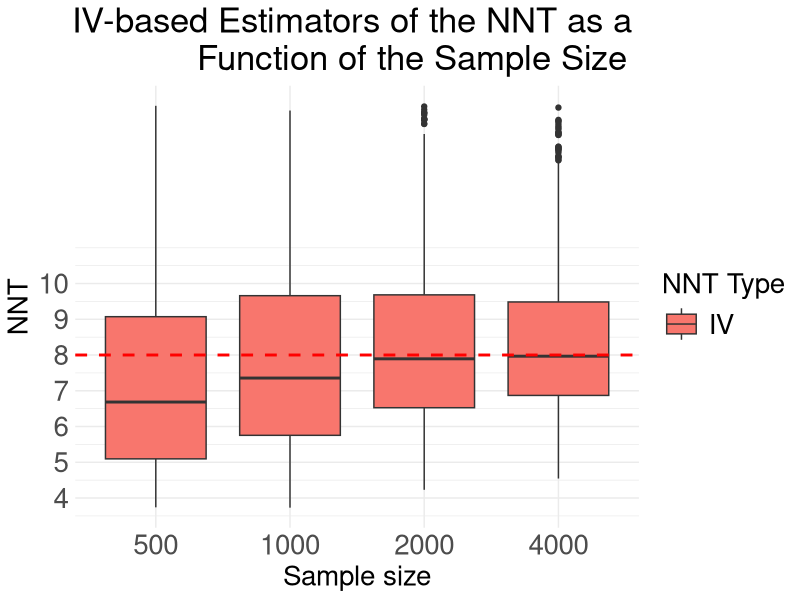
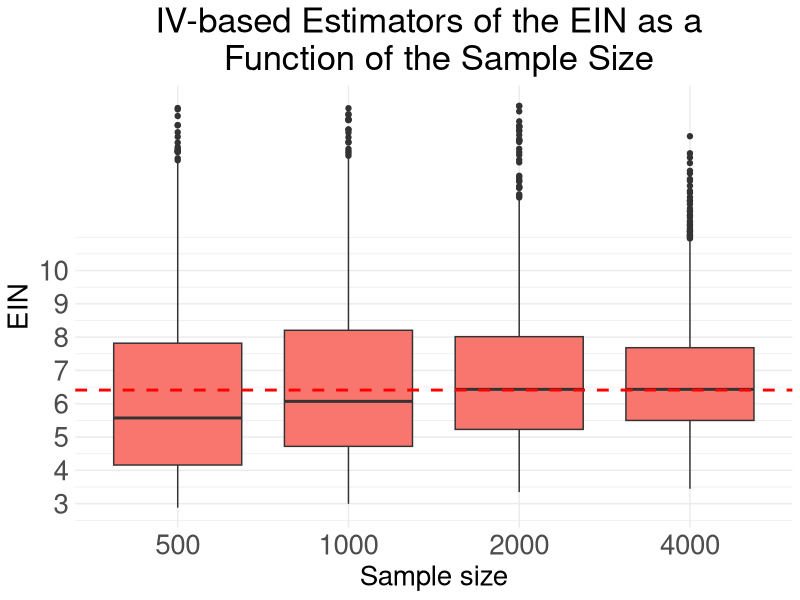
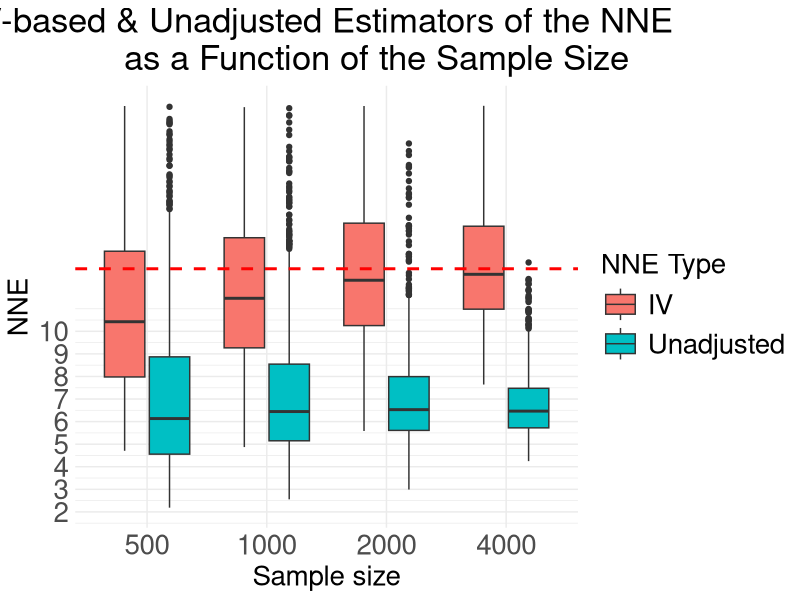
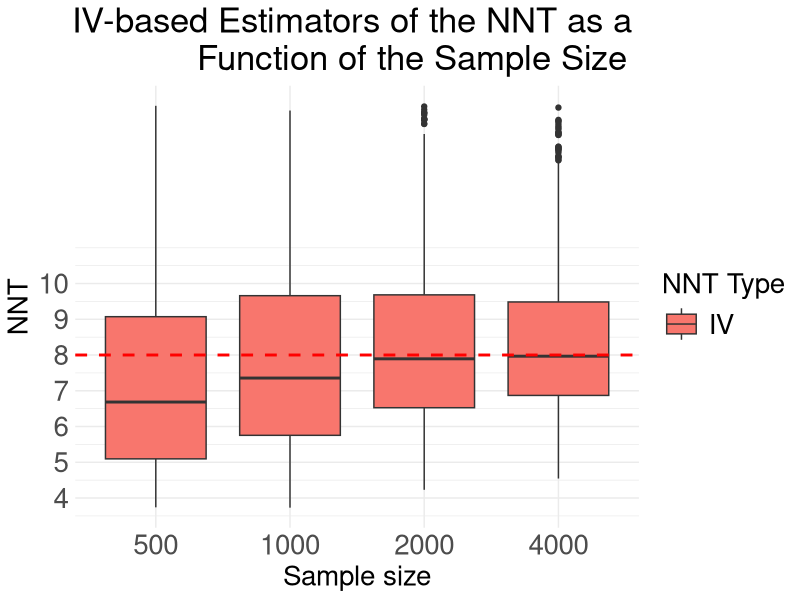
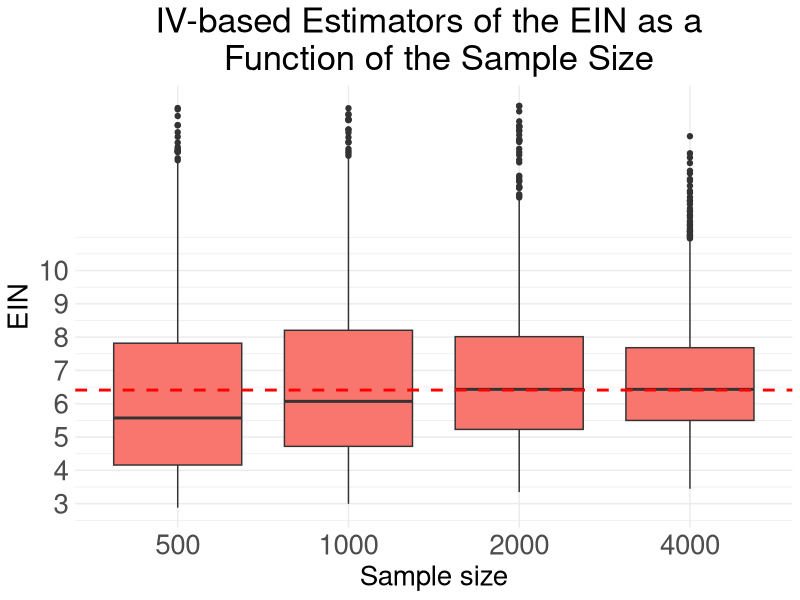
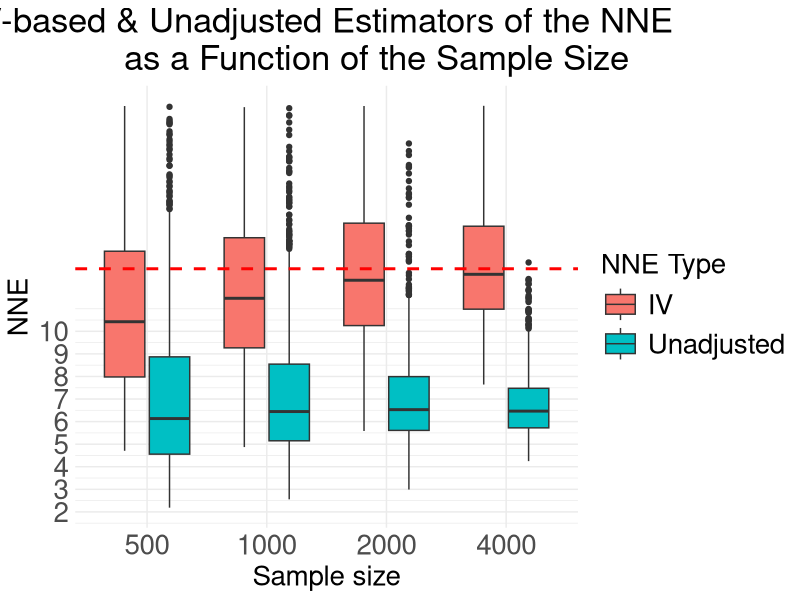

Source code (R) for these figures, in order:
###########################
##### BOXPLOTS LOGIT ######
###########################
#####################
##### BOTH NNTs #####
#####################
library(ggplot2)

### READING FROM FILE ###
bbb_both2 <- read.csv("NNTm1000_LOGIT_8.csv", header = T)

bbb_both2$NNT <- ifelse(bbb_both2$NNT > 15 | bbb_both2$NNT < 1, NA, bbb_both2$NNT)
bbb_both2 <- bbb_both2[bbb_both2$TYPE == "IV",]
  
ggplot(data = bbb_both2, 
       aes(x = factor(n), y = NNT, fill = factor(TYPE))) + 
  geom_boxplot() +
  geom_hline(yintercept = 8, linetype = "dashed",
             col        = "red", size = 1)     +
  xlab("Sample size")        + 
  ylab("NNT")           +
  ggtitle("IV-based Estimators of the NNT as a 
           Function of the Sample Size")  +
  scale_y_continuous(breaks = 1:10)          +
  theme_minimal() + 
  scale_fill_discrete(name = "NNT Type") + 
  theme(plot.title  = element_text(hjust = 0.5,     size = 25),
        axis.text.x = element_text(  size = 20),
        axis.text.y = element_text(  size = 20), 
        axis.title  = element_text(size  = 20), 
        legend.key.size = unit(1, 'cm'), 
        legend.text  = element_text(size = 20), 
        legend.title = element_text(size = 20))

ggsave("NNT_8_LOGITm1000R1.jpeg")

###############################
### EIN BOXPLOTS - ONLY ADJ ###
###############################
### READING FROM FILE ###
bbb2 <- read.csv("EINm1000_LOGIT_6_408.csv")

bbb2$EIN <- ifelse(bbb2$EIN > 15 | bbb2$EIN < 1, NA, bbb2$EIN)
bbb2 <- bbb2[bbb2$TYPE == "IV",]

ggplot(data = bbb2, 
       aes(x = factor(n), y = EIN, group = n)) +
  geom_boxplot(fill = c("#F8766D")) +
  geom_hline(yintercept = 6.41, linetype = "dashed", col = "red", size = 1)     +
  xlab("Sample size")        + 
  ylab("EIN")           +
  ggtitle("IV-based Estimators of the EIN as a \n Function of the Sample Size")  +
  scale_y_continuous(breaks = 1:10)          +
  theme_minimal() + 
  theme(plot.title  = element_text(hjust = 0.5,     size = 25),
        axis.text.x = element_text(  size = 20),
        axis.text.y = element_text(  size = 20), 
        axis.title  = element_text(size  = 20), 
        legend.key.size = unit(1, 'cm'), 
        legend.text  = element_text(size = 20), 
        legend.title = element_text(size = 20))

ggsave("EIN_6_41_LOGITm1000R1.jpeg")

#####################
##### BOTH NNEs #####
#####################
### READING FROM FILE ###
bbb_both2 <- read.csv("NNEm1000_LOGIT_12_771.csv", header = T)

bbb_both2$NNE <- ifelse(bbb_both2$NNE > 20 | bbb_both2$NNE < 1, NA, bbb_both2$NNE)

ggplot(data = bbb_both2, 
       aes(x = factor(n), y = NNE, fill = factor(TYPE))) + 
  geom_boxplot() +
  geom_hline(yintercept = 12.77, linetype = "dashed",
             col        = "red", size = 1)     +
  xlab("Sample size")        + 
  ylab("NNE")           +
  ggtitle("IV-based & Unadjusted Estimators of the NNE 
          as a Function of the Sample Size")  +
  scale_y_continuous(breaks = 1:10)          +
  theme_minimal() + 
  scale_fill_discrete(name = "NNE Type") + 
  theme(plot.title  = element_text(hjust = 0.5,     size = 25),
        axis.text.x = element_text(  size = 20),
        axis.text.y = element_text(  size = 20), 
        axis.title  = element_text(size  = 20), 
        legend.key.size = unit(1, 'cm'), 
        legend.text  = element_text(size = 20), 
        legend.title = element_text(size = 20))

ggsave("NNE_12_77_LOGITm1000R1.jpeg")
